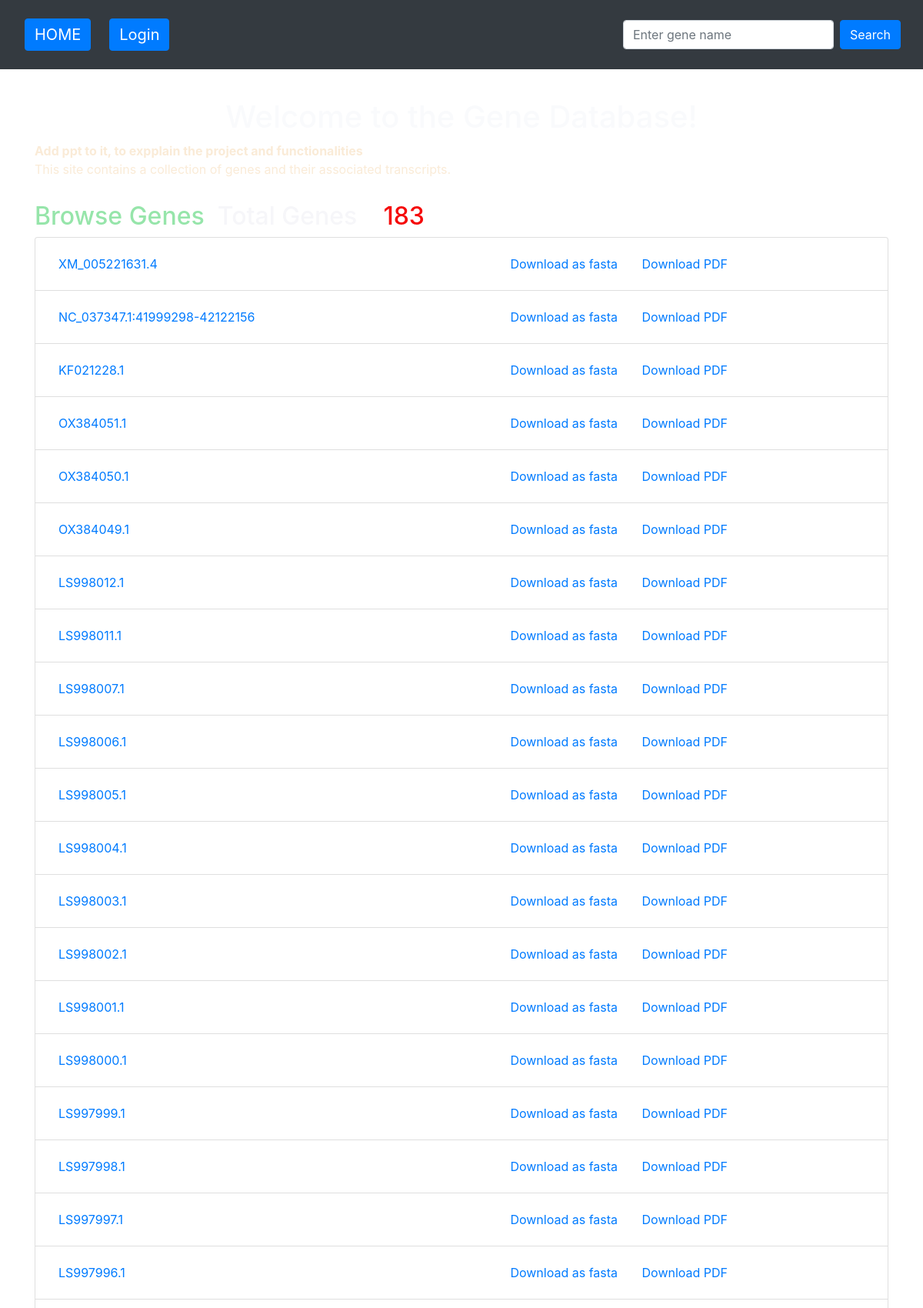
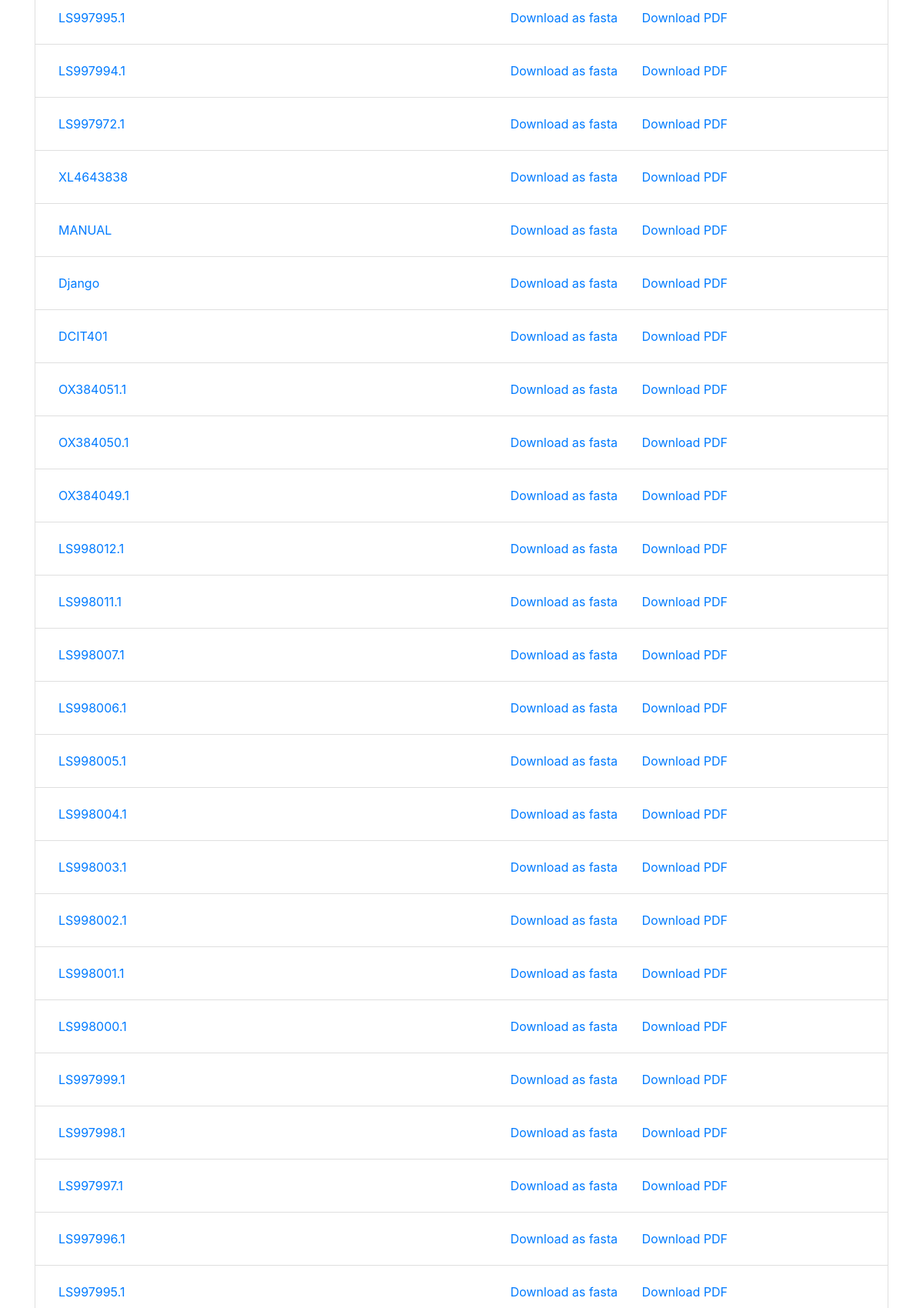
The page / (upper part) on the database its author committed (2 pictures, top to bottom).
### app/models.py (models this page shows, shortened)
class Gene(models.Model):
    name = models.CharField(max_length=100)
    sequence = models.TextField()
    created = models.DateTimeField(auto_now_add=True)

### app/views.py (the view)
# urls.py: path('', views.index, name='gene_list'),
def index(request):
    genes = Gene.objects.all()
    genes_count = Gene.objects.count()
    return render(request, 'app/index.html', {'genes': genes,'genes_count':genes_count})

### app/templates/app/index.html (shortened to what this page needs)
<!DOCTYPE html>
<html>
  <head>
    <link
      rel="stylesheet"
      href="https://maxcdn.bootstrapcdn.com/bootstrap/4.5.2/css/bootstrap.min.css"
    />
    <link
      rel="stylesheet"
      href="https://cdnjs.cloudflare.com/ajax/libs/font-awesome/6.3.0/css/all.min.css"
    />
  </head>
  <body>
    <nav class="navbar navbar-expand-lg navbar-dark bg-dark fixed-top p-4">
      <a class="navbar-brand btn btn-primary ml-2" href="{% url 'gene_list' %}"
        >HOME</a
      >
      {% if user.is_authenticated %}
      <a class="navbar-brand btn btn-primary ml-2" href="{% url 'upload' %}"
        >Upload Gene Dataset</a
      >
      <a class="navbar-brand btn btn-primary ml-2" href="{% url 'add' %}">
        Add Gene manually</a
      >
      <a class="navbar-brand btn btn-primary ml-2" href="{% url 'logout' %}">
        Logout</a
      >
      {% else %}
      <a class="navbar-brand btn btn-primary ml-2" href="{% url 'login' %}">
        Login</a
      >
      {% endif %}
      <div class="collapse navbar-collapse" id="navbarNav">
        <form
          action="{% url 'gene_search' %}"
          method="get"
          class="form-inline ml-auto"
          style="margin: auto 5px"
        >
          <div class="form-group">
            <input
              type="text"
              class="form-control"
              id="gene_name"
              name="gene_name"
              placeholder="Enter gene name"
            />
          </div>
          <button type="submit" class="btn btn-primary ml-2">Search</button>
        </form>
      </div>
    </nav>
    <br /><br />
    <div class="container" style="margin-top: 80px" style="margin-top: 1rem">
      <h1>Welcome to the Gene Database!</h1>
      <strong
        >Add ppt to it, to expplain the project and functionalities</strong
      >
      <p>
      </p>
      <h2>
        Browse Genes &nbsp;<span style="color: rgb(246, 246, 249)"
          >Total Genes &nbsp;
          <span style="color: rgb(245, 9, 9)">&nbsp;{{genes_count}}</span></span
        >
      </h2>
      <ul class="list-group">
        {% for gene in genes %}
        <li class="list-group-item">
          <a href="{% url 'gene_detail' gene.pk %}" class="sides left"
            >{{ gene.name }}
          </a>
          <span class="sides right">
            <a href="{% url 'download_gene' gene.id %} ">Download as fasta</a>
            <a href="{% url 'download_gene_as_pdf' gene_id=gene.id %}"
              >Download PDF</a
            >
          </span>
        </li>
        {% empty %}
        <li class="list-group-item">No genes found.</li>
        {% endfor %}
      </ul>
    </div>
  </body>
</html>

### app/templates/app/index.html (style rules this page uses)
body { background: url("/static/image.jpg") 50% 0 no-repeat fixed; }
h1 { color: #f9fafc; text-align: center; margin-top: 50px; }
h2 { color: #96e5aa; margin-top: 30px; }
strong { color: antiquewhite; }
p { color: antiquewhite; }
form { margin-bottom: 30px; }
.sides { width: 45%; padding: 10px; }
.left { float: left; }
.right { float: right; }

### rows shown on the page
Gene: name "XM_005221631.4"
Gene: name "NC_037347.1:41999298-42122156"
Gene: name "KF021228.1"
Gene: name "OX384051.1"
Gene: name "OX384050.1"
Gene: name "OX384049.1"
Gene: name "LS998012.1"
Gene: name "LS998011.1"
Gene: name "LS998007.1"
Gene: name "LS998006.1"
Gene: name "LS998005.1"
Gene: name "LS998004.1"
Gene: name "LS998003.1"
Gene: name "LS998002.1"
Gene: name "LS998001.1"
Gene: name "LS998000.1"
Gene: name "LS997999.1"
Gene: name "LS997998.1"
Gene: name "LS997997.1"
Gene: name "LS997996.1"
Gene: name "LS997995.1"
Gene: name "LS997994.1"
Gene: name "LS997972.1"
Gene: name "XL4643838"
Gene: name "MANUAL"
Gene: name "Django"
Gene: name "DCIT401"
Gene: name "OX384051.1"
Gene: name "OX384050.1"
Gene: name "OX384049.1"
Gene: name "LS998012.1"
Gene: name "LS998011.1"
Gene: name "LS998007.1"
Gene: name "LS998006.1"
Gene: name "LS998005.1"
Gene: name "LS998004.1"
Gene: name "LS998003.1"
Gene: name "LS998002.1"
Gene: name "LS998001.1"
Gene: name "LS998000.1"
Gene: name "LS997999.1"
Gene: name "LS997998.1"
Gene: name "LS997997.1"
Gene: name "LS997996.1"
Gene: name "LS997995.1"

### other values the page prints
{{ genes_count }} "183"
